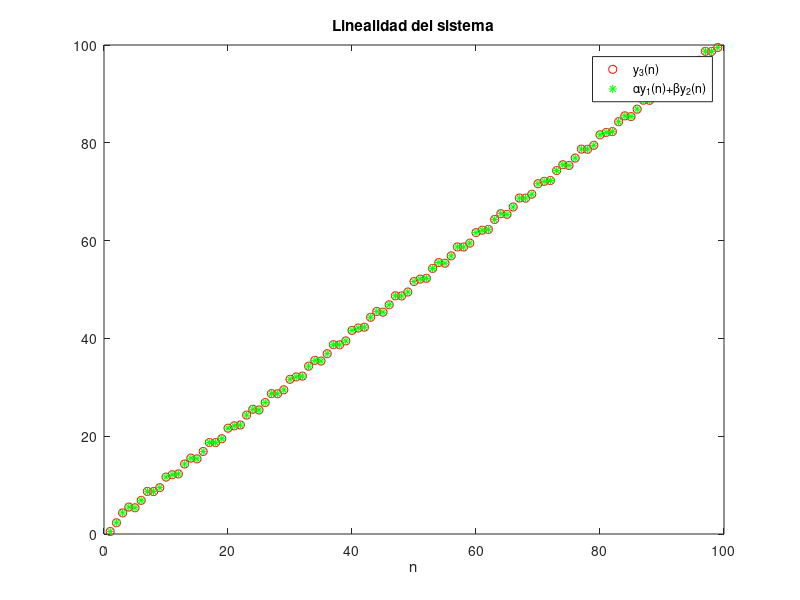
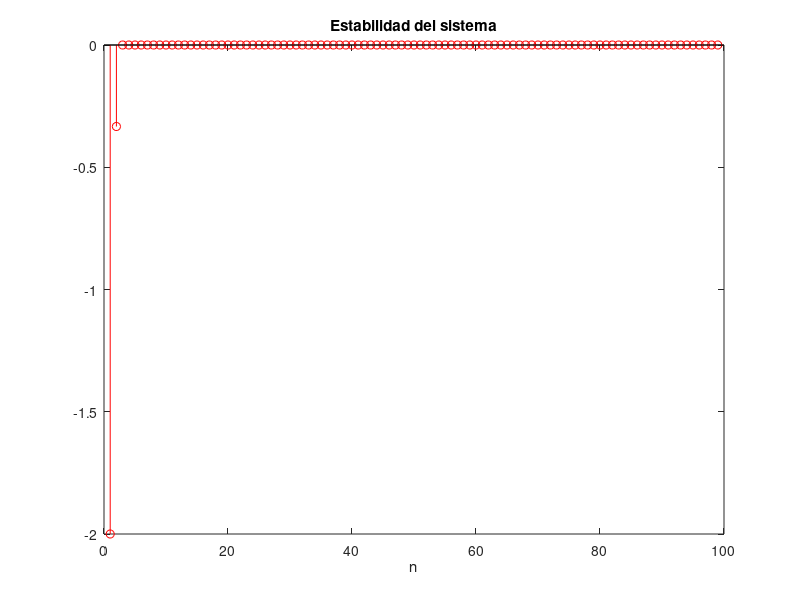
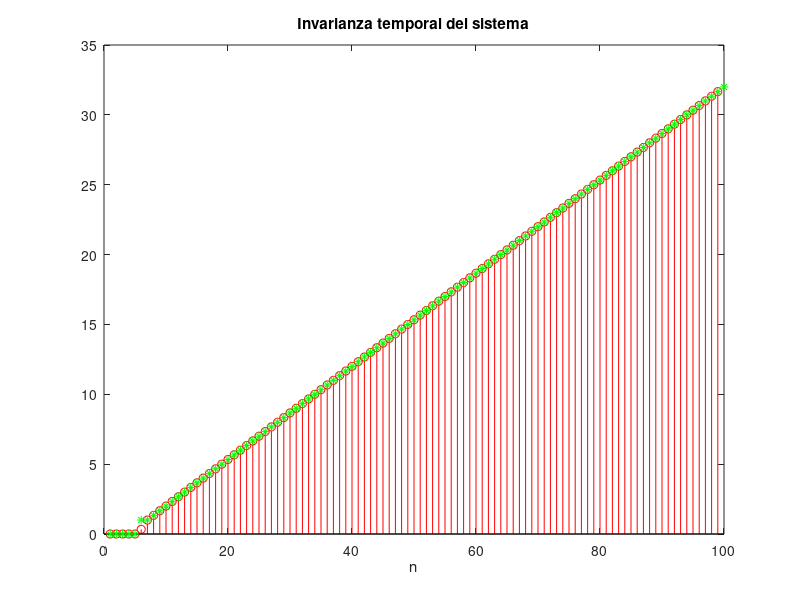

Here is the MATLAB script that generated these plots, in order:
% Importante: hemos considerado que el primer elemento es el n = 1

    clear
    close all

% Generamos 5 secuencia para estudiar el sistema
    N = 100;
    alfa = 3; beta = 1;
    
    x1 = 0:N-1;                     % secuencia arbitraria n°1, para el estudio de la linealidad.
    x2 = sin(2*pi*0.3*(1:N));       % secuencia arbitraria n°2, para el estudio de la linealidad.
    x3 = alfa*x1 + beta*x2;         % combinacion lineas de las secuencias n°1 y n°2, para el estudio de la linealidad.
    x4 = [1 zeros(1,N-1)];          % secuencia para estudiar la estabilidad.
    x5 = [zeros(1,5) x1(1:N-5)];    % secuencia para estudiar la invarianza temporal, retardando 5 muestras.
 
% Para n=1
    n = 1;
    y1(n) = x1(2)-2*x1(1);
    y2(n) = x2(2)-2*x2(1);
    y3(n) = x3(2)-2*x3(1);
    y4(n) = x4(2)-2*x4(1);
    y5(n) = x5(2)-2*x5(1);
      
% Realizamos los calculos para n > 1
for n = 2:N-1
    y1(n) = 1/3*(x1(n+1)+x1(n)-x1(n-1));
    y2(n) = 1/3*(x2(n+1)+x2(n)-x2(n-1));
    y3(n) = 1/3*(x3(n+1)+x3(n)-x3(n-1));
    y4(n) = 1/3*(x4(n+1)+x4(n)-x4(n-1));
    y5(n) = 1/3*(x5(n+1)+x5(n)-x5(n-1));
end

% Dibujamos las salidas
    plot(y3,'ro')
    hold on
    plot(alfa*y1+beta*y2,'g*');
    title('Linealidad del sistema')
    xlabel('n')
    legend('y_3(n)','\alphay_1(n)+\betay_2(n)')
    
    figure
    stem(y4,'r')
    title('Estabilidad del sistema')
    xlabel('n')
    
    figure 
    stem(y5,'ro')
    title('Invarianza temporal del sistema')
    xlabel('n')
    hold on
    plot([zeros(1,5) y1(1:N-5)],'g*');
    xlabel('n')